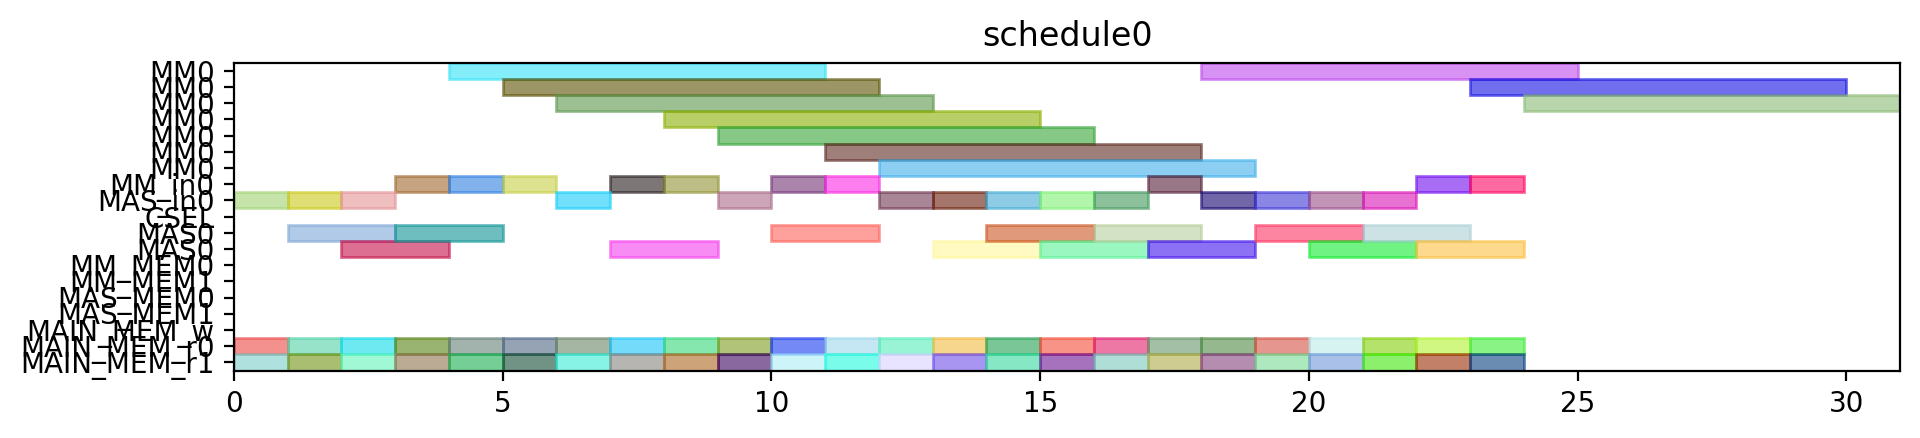

Source code (Python):
from pyschedule import Scenario, solvers, plotters, alt


def solve():
	horizon = 120
	S = Scenario("schedule0", horizon=horizon)

	# resource
	MM = S.Resources('MM', num=1, size=7)
	MM_in = S.Resources('MM_in', num=1)
	MAS_in = S.Resources('MAS_in', num=1)
	CSEL = S.Resource('CSEL')
	MAS = S.Resources('MAS', num=1, size=2, periods=range(1, horizon))
	MM_MEM = S.Resources('MM_MEM', num=2)
	MAS_MEM = S.Resources('MAS_MEM', num=2)
	MAIN_MEM_w = S.Resource('MAIN_MEM_w', size=1)
	MAIN_MEM_r = S.Resources('MAIN_MEM_r', num=2)

	# result of previous scheduling

	# new tasks
	t0_t0 = S.Task('t0_t0', length=2, delay_cost=1)
	t0_t0 += alt(MAS)
	t0_t0_in = S.Task('t0_t0_in', length=1, delay_cost=1)
	t0_t0_in += alt(MAS_in)
	S += t0_t0_in*MAS_in[0]<=t0_t0*MAS[0]

	t0_t0_mem0 = S.Task('t0_t0_mem0', length=1, delay_cost=1)
	t0_t0_mem0 += MAIN_MEM_r[0]
	S += t0_t0_mem0 <= t0_t0

	t0_t0_mem1 = S.Task('t0_t0_mem1', length=1, delay_cost=1)
	t0_t0_mem1 += MAIN_MEM_r[1]
	S += t0_t0_mem1 <= t0_t0

	t0_t1 = S.Task('t0_t1', length=2, delay_cost=1)
	t0_t1 += alt(MAS)
	t0_t1_in = S.Task('t0_t1_in', length=1, delay_cost=1)
	t0_t1_in += alt(MAS_in)
	S += t0_t1_in*MAS_in[0]<=t0_t1*MAS[0]

	t0_t1_mem0 = S.Task('t0_t1_mem0', length=1, delay_cost=1)
	t0_t1_mem0 += MAIN_MEM_r[0]
	S += t0_t1_mem0 <= t0_t1

	t0_t1_mem1 = S.Task('t0_t1_mem1', length=1, delay_cost=1)
	t0_t1_mem1 += MAIN_MEM_r[1]
	S += t0_t1_mem1 <= t0_t1

	t0_t3 = S.Task('t0_t3', length=7, delay_cost=1)
	t0_t3 += alt(MM)
	t0_t3_in = S.Task('t0_t3_in', length=1, delay_cost=1)
	t0_t3_in += alt(MM_in)
	S += t0_t3_in*MM_in[0]<=t0_t3*MM[0]
	t0_t3_mem0 = S.Task('t0_t3_mem0', length=1, delay_cost=1)
	t0_t3_mem0 += MAIN_MEM_r[0]
	S += t0_t3_mem0 <= t0_t3

	t0_t3_mem1 = S.Task('t0_t3_mem1', length=1, delay_cost=1)
	t0_t3_mem1 += MAIN_MEM_r[1]
	S += t0_t3_mem1 <= t0_t3

	t10 = S.Task('t10', length=2, delay_cost=1)
	t10 += alt(MAS)
	t10_in = S.Task('t10_in', length=1, delay_cost=1)
	t10_in += alt(MAS_in)
	S += t10_in*MAS_in[0]<=t10*MAS[0]

	t10_mem0 = S.Task('t10_mem0', length=1, delay_cost=1)
	t10_mem0 += MAIN_MEM_r[0]
	S += t10_mem0 <= t10

	t10_mem1 = S.Task('t10_mem1', length=1, delay_cost=1)
	t10_mem1 += MAIN_MEM_r[1]
	S += t10_mem1 <= t10

	t11 = S.Task('t11', length=2, delay_cost=1)
	t11 += alt(MAS)
	t11_in = S.Task('t11_in', length=1, delay_cost=1)
	t11_in += alt(MAS_in)
	S += t11_in*MAS_in[0]<=t11*MAS[0]

	t11_mem0 = S.Task('t11_mem0', length=1, delay_cost=1)
	t11_mem0 += MAIN_MEM_r[0]
	S += t11_mem0 <= t11

	t11_mem1 = S.Task('t11_mem1', length=1, delay_cost=1)
	t11_mem1 += MAIN_MEM_r[1]
	S += t11_mem1 <= t11

	t3_t0 = S.Task('t3_t0', length=7, delay_cost=1)
	t3_t0 += alt(MM)
	t3_t0_in = S.Task('t3_t0_in', length=1, delay_cost=1)
	t3_t0_in += alt(MM_in)
	S += t3_t0_in*MM_in[0]<=t3_t0*MM[0]
	t3_t0_mem0 = S.Task('t3_t0_mem0', length=1, delay_cost=1)
	t3_t0_mem0 += MAIN_MEM_r[0]
	S += t3_t0_mem0 <= t3_t0

	t3_t0_mem1 = S.Task('t3_t0_mem1', length=1, delay_cost=1)
	t3_t0_mem1 += MAIN_MEM_r[1]
	S += t3_t0_mem1 <= t3_t0

	t3_t1 = S.Task('t3_t1', length=7, delay_cost=1)
	t3_t1 += alt(MM)
	t3_t1_in = S.Task('t3_t1_in', length=1, delay_cost=1)
	t3_t1_in += alt(MM_in)
	S += t3_t1_in*MM_in[0]<=t3_t1*MM[0]
	t3_t1_mem0 = S.Task('t3_t1_mem0', length=1, delay_cost=1)
	t3_t1_mem0 += MAIN_MEM_r[0]
	S += t3_t1_mem0 <= t3_t1

	t3_t1_mem1 = S.Task('t3_t1_mem1', length=1, delay_cost=1)
	t3_t1_mem1 += MAIN_MEM_r[1]
	S += t3_t1_mem1 <= t3_t1

	t3_t2 = S.Task('t3_t2', length=2, delay_cost=1)
	t3_t2 += alt(MAS)
	t3_t2_in = S.Task('t3_t2_in', length=1, delay_cost=1)
	t3_t2_in += alt(MAS_in)
	S += t3_t2_in*MAS_in[0]<=t3_t2*MAS[0]

	t3_t2_mem0 = S.Task('t3_t2_mem0', length=1, delay_cost=1)
	t3_t2_mem0 += MAIN_MEM_r[0]
	S += t3_t2_mem0 <= t3_t2

	t3_t2_mem1 = S.Task('t3_t2_mem1', length=1, delay_cost=1)
	t3_t2_mem1 += MAIN_MEM_r[1]
	S += t3_t2_mem1 <= t3_t2

	t3_t3 = S.Task('t3_t3', length=2, delay_cost=1)
	t3_t3 += alt(MAS)
	t3_t3_in = S.Task('t3_t3_in', length=1, delay_cost=1)
	t3_t3_in += alt(MAS_in)
	S += t3_t3_in*MAS_in[0]<=t3_t3*MAS[0]

	t3_t3_mem0 = S.Task('t3_t3_mem0', length=1, delay_cost=1)
	t3_t3_mem0 += MAIN_MEM_r[0]
	S += t3_t3_mem0 <= t3_t3

	t3_t3_mem1 = S.Task('t3_t3_mem1', length=1, delay_cost=1)
	t3_t3_mem1 += MAIN_MEM_r[1]
	S += t3_t3_mem1 <= t3_t3

	t4_t0 = S.Task('t4_t0', length=2, delay_cost=1)
	t4_t0 += alt(MAS)
	t4_t0_in = S.Task('t4_t0_in', length=1, delay_cost=1)
	t4_t0_in += alt(MAS_in)
	S += t4_t0_in*MAS_in[0]<=t4_t0*MAS[0]

	t4_t0_mem0 = S.Task('t4_t0_mem0', length=1, delay_cost=1)
	t4_t0_mem0 += MAIN_MEM_r[0]
	S += t4_t0_mem0 <= t4_t0

	t4_t0_mem1 = S.Task('t4_t0_mem1', length=1, delay_cost=1)
	t4_t0_mem1 += MAIN_MEM_r[1]
	S += t4_t0_mem1 <= t4_t0

	t4_t1 = S.Task('t4_t1', length=2, delay_cost=1)
	t4_t1 += alt(MAS)
	t4_t1_in = S.Task('t4_t1_in', length=1, delay_cost=1)
	t4_t1_in += alt(MAS_in)
	S += t4_t1_in*MAS_in[0]<=t4_t1*MAS[0]

	t4_t1_mem0 = S.Task('t4_t1_mem0', length=1, delay_cost=1)
	t4_t1_mem0 += MAIN_MEM_r[0]
	S += t4_t1_mem0 <= t4_t1

	t4_t1_mem1 = S.Task('t4_t1_mem1', length=1, delay_cost=1)
	t4_t1_mem1 += MAIN_MEM_r[1]
	S += t4_t1_mem1 <= t4_t1

	t4_t3 = S.Task('t4_t3', length=7, delay_cost=1)
	t4_t3 += alt(MM)
	t4_t3_in = S.Task('t4_t3_in', length=1, delay_cost=1)
	t4_t3_in += alt(MM_in)
	S += t4_t3_in*MM_in[0]<=t4_t3*MM[0]
	t4_t3_mem0 = S.Task('t4_t3_mem0', length=1, delay_cost=1)
	t4_t3_mem0 += MAIN_MEM_r[0]
	S += t4_t3_mem0 <= t4_t3

	t4_t3_mem1 = S.Task('t4_t3_mem1', length=1, delay_cost=1)
	t4_t3_mem1 += MAIN_MEM_r[1]
	S += t4_t3_mem1 <= t4_t3

	t5_t0 = S.Task('t5_t0', length=7, delay_cost=1)
	t5_t0 += alt(MM)
	t5_t0_in = S.Task('t5_t0_in', length=1, delay_cost=1)
	t5_t0_in += alt(MM_in)
	S += t5_t0_in*MM_in[0]<=t5_t0*MM[0]
	t5_t0_mem0 = S.Task('t5_t0_mem0', length=1, delay_cost=1)
	t5_t0_mem0 += MAIN_MEM_r[0]
	S += t5_t0_mem0 <= t5_t0

	t5_t0_mem1 = S.Task('t5_t0_mem1', length=1, delay_cost=1)
	t5_t0_mem1 += MAIN_MEM_r[1]
	S += t5_t0_mem1 <= t5_t0

	t5_t1 = S.Task('t5_t1', length=7, delay_cost=1)
	t5_t1 += alt(MM)
	t5_t1_in = S.Task('t5_t1_in', length=1, delay_cost=1)
	t5_t1_in += alt(MM_in)
	S += t5_t1_in*MM_in[0]<=t5_t1*MM[0]
	t5_t1_mem0 = S.Task('t5_t1_mem0', length=1, delay_cost=1)
	t5_t1_mem0 += MAIN_MEM_r[0]
	S += t5_t1_mem0 <= t5_t1

	t5_t1_mem1 = S.Task('t5_t1_mem1', length=1, delay_cost=1)
	t5_t1_mem1 += MAIN_MEM_r[1]
	S += t5_t1_mem1 <= t5_t1

	t5_t2 = S.Task('t5_t2', length=2, delay_cost=1)
	t5_t2 += alt(MAS)
	t5_t2_in = S.Task('t5_t2_in', length=1, delay_cost=1)
	t5_t2_in += alt(MAS_in)
	S += t5_t2_in*MAS_in[0]<=t5_t2*MAS[0]

	t5_t2_mem0 = S.Task('t5_t2_mem0', length=1, delay_cost=1)
	t5_t2_mem0 += MAIN_MEM_r[0]
	S += t5_t2_mem0 <= t5_t2

	t5_t2_mem1 = S.Task('t5_t2_mem1', length=1, delay_cost=1)
	t5_t2_mem1 += MAIN_MEM_r[1]
	S += t5_t2_mem1 <= t5_t2

	t5_t3 = S.Task('t5_t3', length=2, delay_cost=1)
	t5_t3 += alt(MAS)
	t5_t3_in = S.Task('t5_t3_in', length=1, delay_cost=1)
	t5_t3_in += alt(MAS_in)
	S += t5_t3_in*MAS_in[0]<=t5_t3*MAS[0]

	t5_t3_mem0 = S.Task('t5_t3_mem0', length=1, delay_cost=1)
	t5_t3_mem0 += MAIN_MEM_r[0]
	S += t5_t3_mem0 <= t5_t3

	t5_t3_mem1 = S.Task('t5_t3_mem1', length=1, delay_cost=1)
	t5_t3_mem1 += MAIN_MEM_r[1]
	S += t5_t3_mem1 <= t5_t3

	t6_t0 = S.Task('t6_t0', length=7, delay_cost=1)
	t6_t0 += alt(MM)
	t6_t0_in = S.Task('t6_t0_in', length=1, delay_cost=1)
	t6_t0_in += alt(MM_in)
	S += t6_t0_in*MM_in[0]<=t6_t0*MM[0]
	t6_t0_mem0 = S.Task('t6_t0_mem0', length=1, delay_cost=1)
	t6_t0_mem0 += MAIN_MEM_r[0]
	S += t6_t0_mem0 <= t6_t0

	t6_t0_mem1 = S.Task('t6_t0_mem1', length=1, delay_cost=1)
	t6_t0_mem1 += MAIN_MEM_r[1]
	S += t6_t0_mem1 <= t6_t0

	t6_t1 = S.Task('t6_t1', length=7, delay_cost=1)
	t6_t1 += alt(MM)
	t6_t1_in = S.Task('t6_t1_in', length=1, delay_cost=1)
	t6_t1_in += alt(MM_in)
	S += t6_t1_in*MM_in[0]<=t6_t1*MM[0]
	t6_t1_mem0 = S.Task('t6_t1_mem0', length=1, delay_cost=1)
	t6_t1_mem0 += MAIN_MEM_r[0]
	S += t6_t1_mem0 <= t6_t1

	t6_t1_mem1 = S.Task('t6_t1_mem1', length=1, delay_cost=1)
	t6_t1_mem1 += MAIN_MEM_r[1]
	S += t6_t1_mem1 <= t6_t1

	t6_t2 = S.Task('t6_t2', length=2, delay_cost=1)
	t6_t2 += alt(MAS)
	t6_t2_in = S.Task('t6_t2_in', length=1, delay_cost=1)
	t6_t2_in += alt(MAS_in)
	S += t6_t2_in*MAS_in[0]<=t6_t2*MAS[0]

	t6_t2_mem0 = S.Task('t6_t2_mem0', length=1, delay_cost=1)
	t6_t2_mem0 += MAIN_MEM_r[0]
	S += t6_t2_mem0 <= t6_t2

	t6_t2_mem1 = S.Task('t6_t2_mem1', length=1, delay_cost=1)
	t6_t2_mem1 += MAIN_MEM_r[1]
	S += t6_t2_mem1 <= t6_t2

	t6_t3 = S.Task('t6_t3', length=2, delay_cost=1)
	t6_t3 += alt(MAS)
	t6_t3_in = S.Task('t6_t3_in', length=1, delay_cost=1)
	t6_t3_in += alt(MAS_in)
	S += t6_t3_in*MAS_in[0]<=t6_t3*MAS[0]

	t6_t3_mem0 = S.Task('t6_t3_mem0', length=1, delay_cost=1)
	t6_t3_mem0 += MAIN_MEM_r[0]
	S += t6_t3_mem0 <= t6_t3

	t6_t3_mem1 = S.Task('t6_t3_mem1', length=1, delay_cost=1)
	t6_t3_mem1 += MAIN_MEM_r[1]
	S += t6_t3_mem1 <= t6_t3

	t7_t0 = S.Task('t7_t0', length=7, delay_cost=1)
	t7_t0 += alt(MM)
	t7_t0_in = S.Task('t7_t0_in', length=1, delay_cost=1)
	t7_t0_in += alt(MM_in)
	S += t7_t0_in*MM_in[0]<=t7_t0*MM[0]
	t7_t0_mem0 = S.Task('t7_t0_mem0', length=1, delay_cost=1)
	t7_t0_mem0 += MAIN_MEM_r[0]
	S += t7_t0_mem0 <= t7_t0

	t7_t0_mem1 = S.Task('t7_t0_mem1', length=1, delay_cost=1)
	t7_t0_mem1 += MAIN_MEM_r[1]
	S += t7_t0_mem1 <= t7_t0

	t7_t1 = S.Task('t7_t1', length=7, delay_cost=1)
	t7_t1 += alt(MM)
	t7_t1_in = S.Task('t7_t1_in', length=1, delay_cost=1)
	t7_t1_in += alt(MM_in)
	S += t7_t1_in*MM_in[0]<=t7_t1*MM[0]
	t7_t1_mem0 = S.Task('t7_t1_mem0', length=1, delay_cost=1)
	t7_t1_mem0 += MAIN_MEM_r[0]
	S += t7_t1_mem0 <= t7_t1

	t7_t1_mem1 = S.Task('t7_t1_mem1', length=1, delay_cost=1)
	t7_t1_mem1 += MAIN_MEM_r[1]
	S += t7_t1_mem1 <= t7_t1

	t7_t2 = S.Task('t7_t2', length=2, delay_cost=1)
	t7_t2 += alt(MAS)
	t7_t2_in = S.Task('t7_t2_in', length=1, delay_cost=1)
	t7_t2_in += alt(MAS_in)
	S += t7_t2_in*MAS_in[0]<=t7_t2*MAS[0]

	t7_t2_mem0 = S.Task('t7_t2_mem0', length=1, delay_cost=1)
	t7_t2_mem0 += MAIN_MEM_r[0]
	S += t7_t2_mem0 <= t7_t2

	t7_t2_mem1 = S.Task('t7_t2_mem1', length=1, delay_cost=1)
	t7_t2_mem1 += MAIN_MEM_r[1]
	S += t7_t2_mem1 <= t7_t2

	t7_t3 = S.Task('t7_t3', length=2, delay_cost=1)
	t7_t3 += alt(MAS)
	t7_t3_in = S.Task('t7_t3_in', length=1, delay_cost=1)
	t7_t3_in += alt(MAS_in)
	S += t7_t3_in*MAS_in[0]<=t7_t3*MAS[0]

	t7_t3_mem0 = S.Task('t7_t3_mem0', length=1, delay_cost=1)
	t7_t3_mem0 += MAIN_MEM_r[0]
	S += t7_t3_mem0 <= t7_t3

	t7_t3_mem1 = S.Task('t7_t3_mem1', length=1, delay_cost=1)
	t7_t3_mem1 += MAIN_MEM_r[1]
	S += t7_t3_mem1 <= t7_t3

	solvers.mip.solve(S,msg=1,kind='CPLEX',ratio_gap=1.01)

	solution = [['hoge']*len(S.solution()[1]) for i in range(len(S.solution()))]
	for i in range(len(S.solution())):
		for j in range(len(S.solution()[i])):
			solution[i][j]=str(S.solution()[i][j])
	print(solution)

	cycles = int(solution[-1][3])

	pic_file_name = "/mnt/rose/usr1/fukuda/ABE/multiRAM_multiMAS_16mux/scheduling_result/stage7MM1_stage2MAS1/SQR012345/schedule0.png"
	if(S.solution() != []):
		plotters.matplotlib.plot(S,img_filename=pic_file_name, show_task_labels=False, fig_size=(cycles*0.25+3, 2))

	return solution
